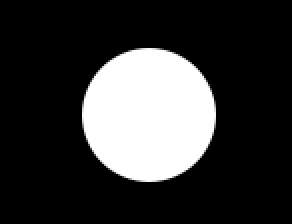
//> input picture drone_ws/src/farquaad/src/circle.png, 146 x 112 px (shown 2 times larger)
$ ./obj   (built with g++ and OpenCV 4)
//> lines starting //> are read from the running program, lines starting //| are printed output that depends on the picture; after the words box and inside, x2 and y2 are one past the last pixel; in counts of white or black regions, pixels touching at a corner belong together
#include <iostream>
#include <string>
#include <vector>

#include <opencv2/core/core.hpp>
#include <opencv2/videoio.hpp>
#include <opencv2/imgproc.hpp>
#include <opencv2/imgcodecs.hpp>
#include <opencv2/highgui/highgui.hpp>

// Matrices (images) to store the current frame and the frame after filtering
cv::Mat curImg, modImg, shpImg;
cv::Mat basImg;
std::vector<std::vector<cv::Point> > baseCntr;
std::string defaultImg = "circle.png";

// Keep track of which camera to use
int THECAMERA = 0;

// Window size
int width;
int height;

// Keep track of the central color to filter for
int trackr = 0;
int trackg = 0;
int trackb = 0;

// the amount of error allowed, out of 255
int r_err = 40;
int g_err = 40;
int b_err = 40;

// for lower bound of gray threshold
int grayb = 150;

// for similarity of shape checks
int trackContourError = 10;
int trackMinArea = 1000;

// Used in cv::erode
cv::Mat element = cv::getStructuringElement( cv::MORPH_CROSS,
		cv::Size( 3, 3 ),
		cv::Point( 1, 1 ) );


// Stores previous points in history
std::vector<cv::Point2f> ptHist;
int QMaxed = 0;     // Acts as a bool
int trackhl = 50;   // How many frames to remember

// Toggles for drawing tracking shapes
int trackon = 1;
int trackbon = 1;

// create a VideoCapture object
cv::VideoCapture vc;

// Creates some windows
void setUpWindows ()
{
	cv::namedWindow("Camera");
	cv::namedWindow("Bars");
	cv::namedWindow("Filtered");
}

// Creates trackbars
void setUpTrackbars ()
{
	cv::createTrackbar(  "Red "            ,"Bars", &trackr  , 255);
	cv::createTrackbar(  "Green"           ,"Bars", &trackg  , 255);
	cv::createTrackbar(  "Blue"            ,"Bars", &trackb  , 255);
	cv::createTrackbar(  "Red Error"       ,"Bars", &r_err   , 255);
	cv::createTrackbar(  "Green Error"     ,"Bars", &g_err   , 255);
	cv::createTrackbar(  "Blue Error"      ,"Bars", &b_err   , 255);
	cv::createTrackbar(  "TrackBox Enable" ,"Bars", &trackbon, 1  );
	cv::createTrackbar(  "MoveTrack Enable","Bars", &trackon , 1  );
	cv::createTrackbar(  "MoveTrack Amount","Bars", &trackhl , 150);
	cv::createTrackbar(  "Noise Reduction ","Bars", &grayb   , 255);
	cv::createTrackbar(  "Shape det err(%)","Bars", &trackContourError , 50);
	cv::createTrackbar(  "Shape min area  ","Bars", &trackMinArea   , width*height/10);
}

// Updates the video in each window
void updateWindows ( )
{
	cv::imshow( "Camera" , curImg );
	cv::imshow( "Filtered" , modImg );
	cv::imshow( "Matched" , shpImg );
}


void updateQ( cv::Point2f pt )
{
	// Make sure the tail is only as long as specified
	while (ptHist.size() > trackhl) { ptHist.erase(ptHist.begin()); }

	// If the center is on screen, add to history
	if (pt.x>0 && pt.y>0) { QMaxed = 0; ptHist.push_back(pt); }

	// if the vector is too long, remove the element that was there earliest (at the beginning)
	if (ptHist.size() > trackhl ) { QMaxed = 1; }

	// if the vector is very short, disable removing items
	else if (ptHist.size() == 0 ) { QMaxed = 0; }

	// if the thing isn't being tracked, start deleting points
	else if (!(pt.x>0 && pt.y>0)) { QMaxed = 1; }

	// Delete points
	if (QMaxed) {ptHist.erase(ptHist.begin()); }
}


void drawLines()
{
	int s = ptHist.size();   // Store, used many times
	for (int i = 0 ; i < s-1;  i++)
	{
		// scale the color being shown on the tail
		float pc = 0.4 + 0.4*(1-(s-i)/(float)s);

		cv::line(curImg,                                              // Draw on the unfiltered image
			ptHist[i], ptHist[i+1],                       // Line is between consequetive pts
			cv::Scalar((255-trackg)*pc,(255-trackb)*pc,(255-trackr)*pc), // Still negative color, but
				2);                                                  // gets darker as time passes
		cv::line(shpImg,
			ptHist[i], ptHist[i+1],
			cv::Scalar( 0 ,(255)*pc, 0 ),
				2);
	}
}

void deNoise( cv::Mat* mat )
{

	// Denoise, but very slow
	//cv::fastNlMeansDenoising(modImg, modImg ,3);
	/*
	int t = 1;
	cv::Mat element = cv::getStructuringElement( cv::MORPH_CROSS,
			cv::Size( 2*t+1, 2*t+1 ),
			cv::Point( t, t ) );
	cv::erode( modImg, modImg, element );
	cv::dilate( modImg, modImg, element );
	*/
	for (int i = 0; i < 2; i++)
	{
		cv::blur( *mat, *mat, cv::Size( 10, 10 ), cv::Point(-1,-1) );

		// Re-threshold using gray as bounds
		cv::inRange( *mat,
			     cv::Scalar( grayb , grayb , grayb ),    // Grayish lower bound
			     cv::Scalar( 260 , 260 , 260 ),    // upper bound is just white
			     *mat);                          // Output img
	}
	cv::erode( *mat, *mat, element );

}
// Reads an image and applies CamShift algorithm
void processImg ( )
{
	// Read one frame from camera input
	vc.read(curImg);

	// Find all pixels that lie in the bounds given by global ints and write them to modImg
	cv::inRange( curImg,                                                // Input img
		     cv::Scalar(trackb-b_err, trackg-g_err, trackr-r_err),  // lower bound calculation
		     cv::Scalar(trackb+b_err, trackg+g_err, trackr+r_err),  // upper bound
		     modImg);                                               // Output img

	// denoise the image
	deNoise( &modImg );

	// to store contours (each contour is stored as a vector of endpoints (?) )
	std::vector<std::vector<cv::Point> > contrs;

	// Makes shpImg purely black, so the match is visible later
	cv::inRange( modImg,cv::Scalar( 260 , 260 , 260 ),cv::Scalar( 300 , 300 , 300 ),shpImg);

	// get rid of the small shapes left over - these easily match the input shape
	deNoise( &shpImg );

	// find contours, storing them into contrs
	cv::findContours(modImg, contrs, cv::RETR_EXTERNAL,cv::CHAIN_APPROX_TC89_KCOS);

	// Filter out contours by similarity to input image (lower is closer)
	std::vector<std::vector<cv::Point> > matches;

	int bestMatch = 100;

	for (int i = 0; i < contrs.size(); i++)
	{
		float t = cv::matchShapes(baseCntr[0], contrs[i] ,1,0);
		// add contour to matches if error is less than specified thres, in %
		if (100*t <= trackContourError && cv::contourArea(contrs[i]) >= trackMinArea)
		{
			// put the best match (least error) in index 0, so we can track its movement
			if ( t < bestMatch )
			{
				bestMatch = t;
				matches.insert(matches.begin(), contrs[i]);
			}
			else
			{
				// otherwise, store it but don't care about position.
				matches.push_back( contrs[i] );
			}
		}
	}

	// Draw the matched shapes using the color selected
	cv::cvtColor( shpImg, shpImg, cv::COLOR_GRAY2BGR);

	// if no match (assume by default), make the center (0,0) so updateQ ignores it but still updates the animation
	cv::Point2f center(0,0);

	// only calculate center of mass if the match exists - avoids segfault when no match
	if (matches.size())
	{

		// find center of mass of shape
		cv::Moments m = cv::moments( matches[0] );
		center = cv::Point2f(m.m10 / m.m00,  m.m01 / m.m00);
	}

	// add center to the stored list of centers
	updateQ(center);

	// Always draw the filled in contours
	cv::drawContours(shpImg, matches, -1, cv::Scalar(255,255,255), cv::FILLED);

	// draw shape outline if enabled
	if (trackbon)
	{
		// 0 argument (index 2) makes it draw the best match (index 0 in the vector)
		cv::drawContours(shpImg, matches, 0, cv::Scalar(0,155,0), 2);
		cv::drawContours(curImg, matches, 0, cv::Scalar(255-trackg,255-trackb,255-trackr), 2);
	}

    // Trace history if enabled
    if (trackon)
    {
        // Draw center of shape outline
		if (center.x > 0 && center.y > 0)
		{
			cv::circle(shpImg, center, 1, cv::Scalar(0,155,0), 2);
			cv::circle(curImg, center, 1, cv::Scalar(255-trackg,255-trackb,255-trackr), 2);
		}
        drawLines();
    }
}
int main(int ac, char** av)
{
	// If command line arg "1", use webcam. (Dropped in favor of selecting base image)
	//if (ac >= 2) { std::string  opt =  av[1] ; THECAMERA = 1 ? (opt == "1") : 0;}

	if (ac >= 2)
	{
		std::string imgToOpen = av[1];

		// read image as grayscale
		basImg = cv::imread(imgToOpen, cv::IMREAD_GRAYSCALE);
		if (basImg.empty())
		{
			std::cout << "Error loading image, shape = 'circle.png'"<<std::endl;
			basImg = cv::imread(defaultImg, cv::IMREAD_GRAYSCALE);
		}
	}
	else
	{
		std::cout << "No arg given, shape = 'circle.png'"<<std::endl;
		basImg = cv::imread(defaultImg, cv::IMREAD_GRAYSCALE);
//> basImg is the input picture: 112 rows x 146 cols, CV_8UC1; min 0, max 255, mean 54.8
	}

	// Connect to the camera
	vc.open(THECAMERA);

	// Make sure the camera is on
	if (! vc.isOpened()) { return -1; }

	// read one frame to get te size of the image - used to set size of tracking window
	vc >> curImg;
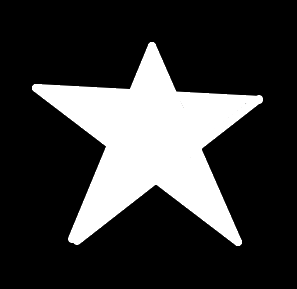
//> input picture drone_ws/src/farquaad/src/5star.png, 297 x 289 px, given in place of the camera
//> curImg is the input picture: 289 rows x 297 cols, CV_8UC3; min 0, max 255, mean 58.2
	height = curImg.size().height;
//> height = 289
	width = curImg.size().width;
//> width = 297

	// Detect contours on input image, for matching later
	cv::findContours(basImg, baseCntr, cv::RETR_EXTERNAL,cv::CHAIN_APPROX_TC89_KCOS);
//> baseCntr = 1 contour; box (x1, y1, x2, y2) and area: (41, 24, 108, 91) 3576

	// Show the contour
	cv::imshow("Shape", basImg);

	// Create the windows
	setUpWindows();

	// Create the scrolly bars
	setUpTrackbars();

	// Initialize exit condition
	int exiter = 0;

	while (exiter != 27)
	{
		// Read the next frame from camera and process it
		processImg();
//> in processImg, `cv::inRange( curImg, cv::Scalar(trackb-b_err, trackg-g_err, trackr-r_e..`:
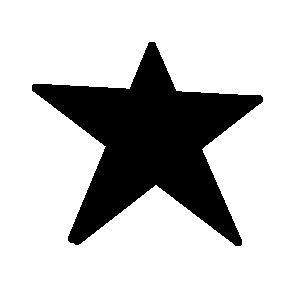
//> modImg: 289 rows x 297 cols, CV_8UC1; 76.9% white; 1 black region, box (x1, y1, x2, y2) and area: (32, 42, 263, 246) 19831
//> the loop in deNoise, `for (int i = 0; i < 2; i++)` made 2 passes
//> pass 1, in deNoise, `cv::inRange( *mat, cv::Scalar( grayb , grayb , grayb ), cv::Scalar( 26..`:
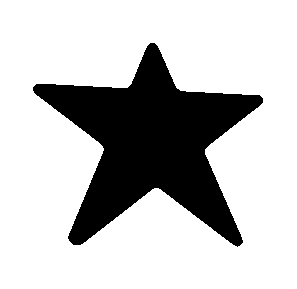
//> mat: 289 rows x 297 cols, CV_8UC1; 76.2% white; 1 black region, box (x1, y1, x2, y2) and area: (33, 43, 263, 247) 20434
//> in deNoise, `cv::erode( *mat, *mat, element );`:
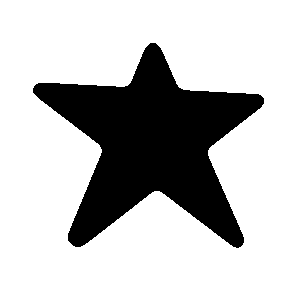
//> mat: 289 rows x 297 cols, CV_8UC1; 74.6% white; 1 black region
//> in deNoise, `cv::erode( *mat, *mat, element );`: element = [[0, 1, 0], [1, 1, 1], [0, 1, 0]]
//> in processImg, `cv::inRange( modImg,cv::Scalar( 260 , 260 , 260 ),cv::Scalar( 300 , 30..`: shpImg: 289 rows x 297 cols, CV_8UC1; every value is 0
//> in processImg, `cv::findContours(modImg, contrs, cv::RETR_EXTERNAL,cv::CHAIN_APPROX_TC..`: contrs = 1 contour; box (x1, y1, x2, y2) and area: (0, 0, 297, 289) 85248
//> the loop in processImg, `for (int i = 0; i < contrs.size(); i++)` made 1 pass
//> (t, bestMatch) on pass 1: (0.0323, 0)
//> after the loop in processImg, `for (int i = 0; i < contrs.size(); i++)`: bestMatch = 0; matches has the same summary as contrs
//> in processImg, `cv::cvtColor( shpImg, shpImg, cv::COLOR_GRAY2BGR);`: shpImg: 289 rows x 297 cols, CV_8UC3; every value is 0
//> in processImg, `cv::Moments m = cv::moments( matches[0] );`: m = moments, m00 85248, centre m10/m00, m01/m00 = (148, 144)
//> in processImg, `center = cv::Point2f(m.m10 / m.m00,  m.m01 / m.m00);`: center = Point(148, 144)
//> in updateQ, `ptHist.push_back(pt)`: ptHist = 1 Point (x, y): [148, 144]
//> in processImg, `cv::drawContours(shpImg, matches, -1, cv::Scalar(255,255,255), cv::FIL..`: shpImg: 289 rows x 297 cols, CV_8UC3; every value is 255
//> in processImg, `cv::drawContours(shpImg, matches, 0, cv::Scalar(0,155,0), 2);`:
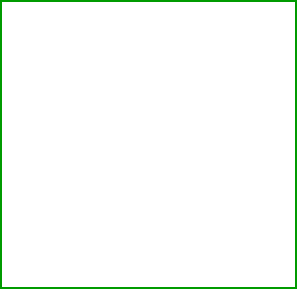
//> shpImg: 289 rows x 297 cols, CV_8UC3; mean B, G, R 248.1, 252.3, 248.1
//> in processImg, `cv::drawContours(curImg, matches, 0, cv::Scalar(255-trackg,255-trackb,..`:
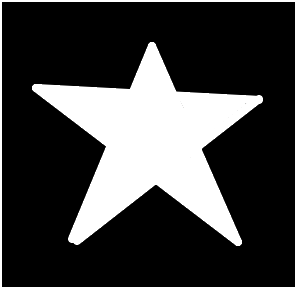
//> curImg: 289 rows x 297 cols, CV_8UC3; 2.71% of pixels changed, all inside (x1, y1, x2, y2) = (0, 0, 297, 289)
//> in processImg, `cv::circle(shpImg, center, 1, cv::Scalar(0,155,0), 2);`: shpImg: 289 rows x 297 cols, CV_8UC3; 21 pixels changed, all inside (x1, y1, x2, y2) = (146, 142, 151, 147)
//> in drawLines, `int s = ptHist.size();`: s = 1

		// Add the current color being detected as a "border" at the bottom
		cv::copyMakeBorder( curImg, curImg,                      // images to edit
				    0, 50, 0, 0,                         // only add 50 pixels at the bottom
				    cv::BORDER_CONSTANT,                 // Border is a solid color
				    cv::Scalar(trackb,trackg,trackr) );  // Color to use
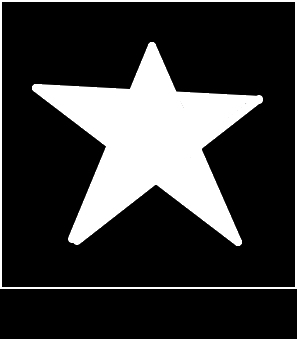
//> curImg: 339 rows x 297 cols, CV_8UC3; min 0, max 255, mean 55.5

		// Update the video
		updateWindows();

		// Update the exit condition
		exiter = cv::waitKey(1);
//> the Esc key is pressed
	}
	std::cout << "You left... ;-;" << std::endl;
	return 0;
}
